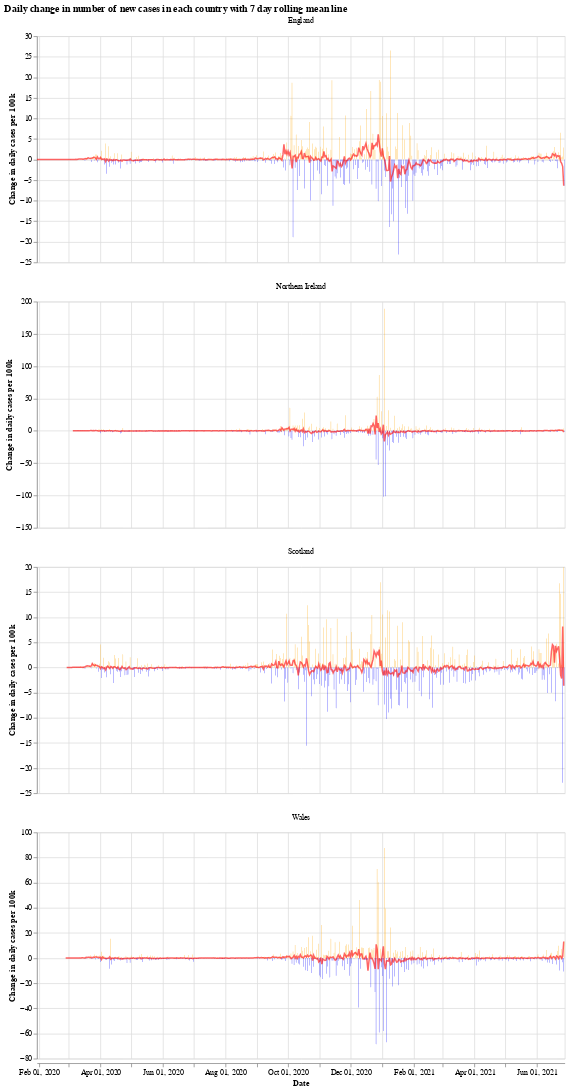

Source (notebook cell):
### Markdown cell above
We will use the Python library `Altair` for visualising the data, see the [altair docs](https://altair-viz.github.io/) for more information.

First we have a graph which shows the daily change in the number of new cases for each country. This number jumps up and down all over the place, which is likely due to delay in reporting of new cases over the weekend. Another interesting thing is that it looks like the daily cases in Wales experienced a much shorter period of calm over the summer (calm in the sense of daily cases not jumping up and down).

The orange bars are days when the number of new cases (per 100k population) was more than the previous day, while the blue are days when the number of new cases dropped. The red line is the 7 day moving average. 

When the moving average line is below 0, it means that there is a consistent drop in new cases. We can see this clearly happening around the times that lockdowns were introduced (though, to varying degrees). I will update the graphs soon with a marker of when each lockdown started.

### Code cell
# collapse
import altair as alt

bars = alt.Chart(uk_cases).mark_bar().encode(
    x=alt.X("yearmonthdate(date):T", axis=alt.Axis(title='Date')),
    y=alt.Y("casesChangeRate:Q", axis=alt.Axis(title='Change in daily cases per 100k')),
    tooltip='casesChange',
    color=alt.condition(
        alt.datum.casesChangeRate > 0,
        alt.value("orange"),  # The positive color
        alt.value("blue")  # The negative color
    )
).properties(title='Daily change in number of new cases with 7 day rolling mean',width=700).interactive()

line = alt.Chart(uk_cases).mark_line(
    color='red',
    size=2,
    opacity=0.6
).transform_window(
    rolling_mean='mean(casesChangeRate)',
    frame=[0, 7],
    groupby=['areaName']
).encode(
    x='yearmonthdate(date):T',
    y='rolling_mean:Q'
)

alt.layer(bars, line, data=uk_cases).facet(alt.Column(
    'areaName', title=''), columns=1).resolve_scale(y='independent').properties(title='Daily change in number of new cases in each country with 7 day rolling mean line')

### Figure 1 — Vega-Lite specification as saved in the notebook (floating-point values rounded to 4 significant figures; data arrays with more than 128 entries replaced by an {"elided": "..."} marker saying what was removed)
{"config": {"view": {"continuousWidth": 400, "continuousHeight": 300}}, "data": {"name": "data-d68669a000ba939959eac2ac947a362f"}, "facet": {"type": "nominal", "field": "areaName", "title": ""}, "spec": {"layer": [{"mark": "bar", "encoding": {"color": {"condition": {"value": "orange", "test": "(datum.casesChangeRate > 0)"}, "value": "blue"}, "tooltip": {"type": "quantitative", "field": "casesChange"}, "x": {"type": "temporal", "axis": {"title": "Date"}, "field": "date", "timeUnit": "yearmonthdate"}, "y": {"type": "quantitative", "axis": {"title": "Change in daily cases per 100k"}, "field": "casesChangeRate"}}, "selection": {"selector001": {"type": "interval", "bind": "scales", "encodings": ["x", "y"]}}, "title": "Daily change in number of new cases with 7 day rolling mean", "width": 700}, {"mark": {"type": "line", "color": "red", "opacity": 0.6, "size": 2}, "encoding": {"x": {"type": "temporal", "field": "date", "timeUnit": "yearmonthdate"}, "y": {"type": "quantitative", "field": "rolling_mean"}}, "transform": [{"window": [{"op": "mean", "field": "casesChangeRate", "as": "rolling_mean"}], "frame": [0, 7], "groupby": ["areaName"]}]}]}, "columns": 1, "resolve": {"scale": {"y": "independent"}}, "title": "Daily change in number of new cases in each country with 7 day rolling mean line", "$schema": "https://vega.github.io/schema/vega-lite/v4.8.1.json", "datasets": {"data-d68669a000ba939959eac2ac947a362f": {"elided": "1968 records"}}}
